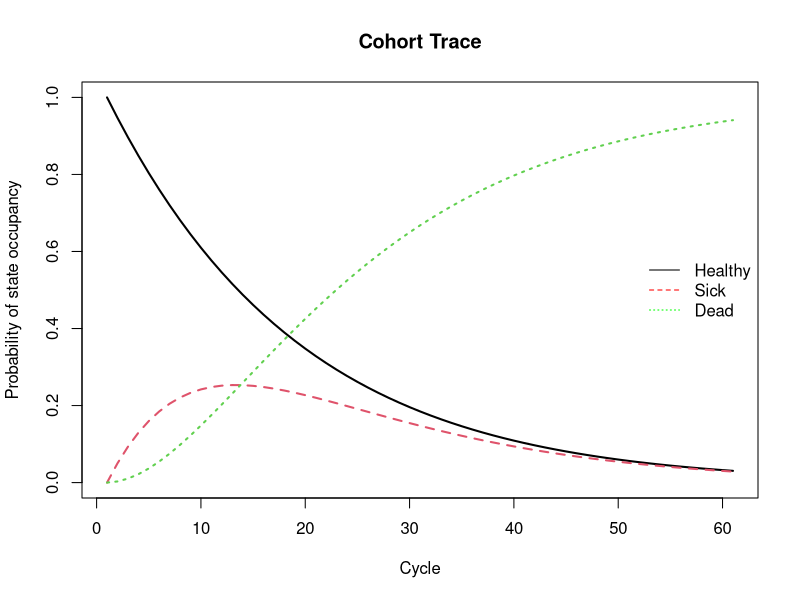
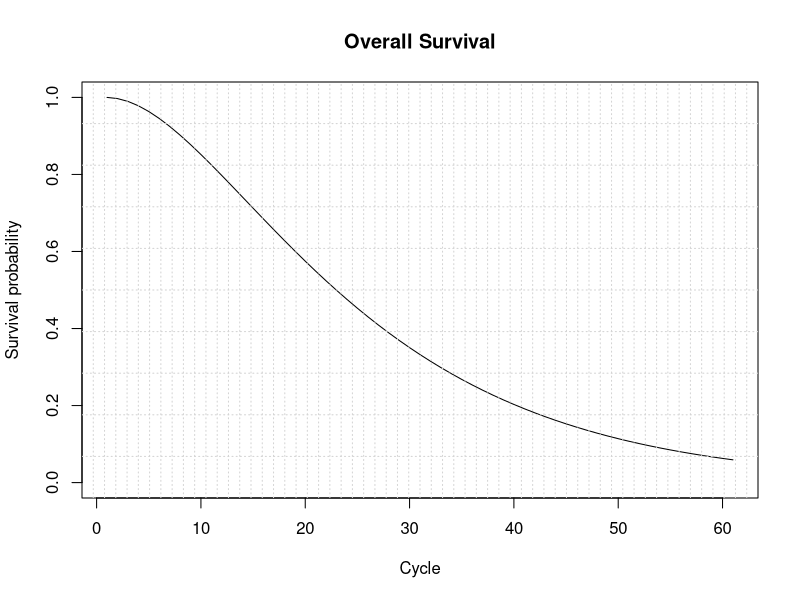
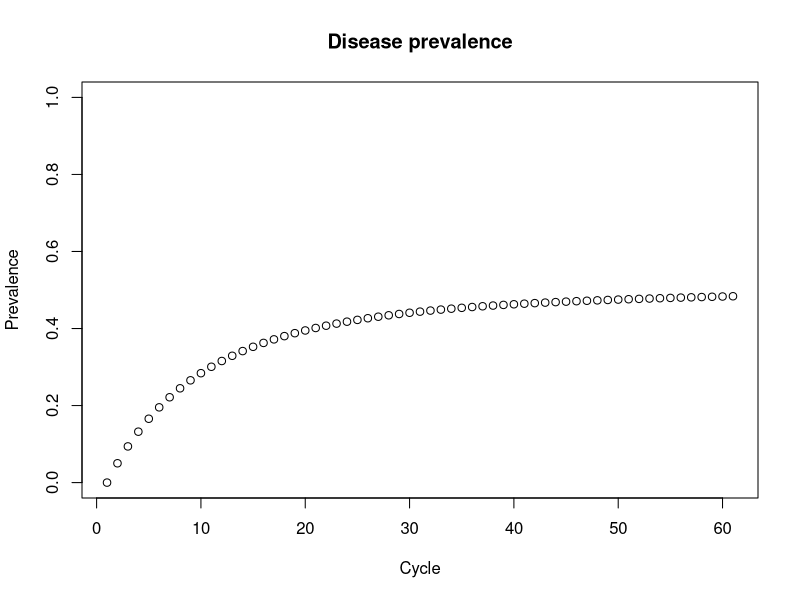

Recreate these plots in R, in order.
## ---- chunk 1
rm(list = ls())      # clear memory (removes all the variables from the workspace)
## ---- chunk 2
# no packages required
## ---- chunk 3
# no functions required
## ---- chunk 4
# Strategy names
v_names_str <- c("Base Case")  

# Number of strategies
n_str <- length(v_names_str)

# Markov model parameters
v_n  <- c("Healthy", "Sick", "Dead")    # state names
n_states  <- length(v_n)                # number of states
n_t  <- 60                              # number of cycles

# Tunnels
n_tunnel_size <- n_t
# Sick state
v_Sick_tunnels <- paste("Sick_", seq(1, n_tunnel_size), "Yr", sep = "")
# Create variables for time-dependent model
v_n_tunnels  <- c("Healthy", v_Sick_tunnels, "Dead")   # state names
n_states_tunnels  <- length(v_n_tunnels)              # number of states

p_HD <- seq(0.003, 0.01, length.out = n_t)  # probability to die when sick (age-dependent) - this is a sequence - officially v_HD
p_HS <- 0.05                                # probability to become sick when healthy
p_SD <- 0.1                                 # probability to die when sick

# Weibull parameters
l <- 0.08
g <- 1.1
p_SD <- l*g*(1:n_tunnel_size)^{g-1}       # probability to die when sick (time-dependent)

# Costs and utilities  
c_H  <- 400                             # cost of remaining one cycle healthy
c_S  <- 1000                            # cost of remaining one cycle sick
c_D  <- 0                               # cost of remaining one cycle dead
u_H  <- 0.8                             # utility when healthy 
u_S  <- 0.5                             # utility when sick
u_D  <- 0                               # utility when dead
d_e <- d_c <- 0.03                      # equal discount of costs and QALYs by 3%

# calculate discount weights for costs for each cycle based on discount rate d_c
v_dwc <- 1 / (1 + d_e) ^ (0:n_t) 
# calculate discount weights for effectiveness for each cycle based on discount rate d_e
v_dwe <- 1 / (1 + d_c) ^ (0:n_t) 
## ---- chunk 5
m_M <- matrix(NA, 
              nrow = n_t + 1,  # create Markov trace (n_t + 1 because R doesn't understand 
                               # Cycle 0)
              ncol = n_states_tunnels,                  
              dimnames = list(0:n_t, v_n_tunnels)) 

# The cohort starts as healthy
# initialize first cycle of Markov trace accounting for the tunnels
m_M[1, ] <- c(1, rep(0, n_tunnel_size), 0)     
## ---- chunk 6
# create the transition probability array
a_P <- array(0,                                          # Create 3-D array
             dim = c(n_states_tunnels, n_states_tunnels, n_t),               
             dimnames = list(v_n_tunnels, v_n_tunnels, 0:(n_t-1)))  
## ---- chunk 7
# from Healthy
a_P["Healthy", "Healthy", ]  <- 1 - p_HD - p_HS
a_P["Healthy", "Sick_1Yr", ] <- p_HS
a_P["Healthy", "Dead", ]     <- p_HD

# from Sick
for(i in 1:(n_tunnel_size - 1)){ 
  a_P[v_Sick_tunnels[i], v_Sick_tunnels[i + 1], ] <- 1 - p_SD[i]
  a_P[v_Sick_tunnels[i], "Dead", ] <- p_SD[i]
}

a_P[v_Sick_tunnels[n_tunnel_size], v_Sick_tunnels[n_tunnel_size], ] <- 1 - p_SD[n_tunnel_size]
a_P[v_Sick_tunnels[n_tunnel_size], "Dead", ] <- p_SD[n_tunnel_size]

# from Dead
a_P["Dead", "Dead", ] <- 1
## ---- chunk 8
# Check if transition matrix is valid (i.e., each row should add up to 1)
valid <- apply(a_P, 3, function(x) sum(rowSums(x))==n_states_tunnels)
if (!isTRUE(all.equal(as.numeric(sum(valid)), as.numeric(n_t)))) {
  stop("This is not a valid transition Matrix")
}
## ---- chunk 9
for (t in 1:n_t) {                         # loop through the number of cycles
  m_M[t + 1, ] <- m_M[t, ] %*% a_P[, , t]  # estimate the Markov trace for cycle t + 1 
                                           # using the t-th matrix from the 
                                           # probability array 
}
head(m_M, n = 30)
## ---- chunk 10
m_M_tunnels <- cbind(Healthy = m_M[, "Healthy"], 
                Sick = rowSums(m_M[, 2:(n_tunnel_size + 1)]), 
                Dead = m_M[, "Dead"])
head(m_M_tunnels) # show the first rows of the aggregated Markov trace
## ---- chunk 11
# create a plot of the data
matplot(m_M_tunnels, type = 'l', 
        ylab = "Probability of state occupancy",
        xlab = "Cycle",
        main = "Cohort Trace", lwd = 2)              
# add a legend to the graph
legend("right", v_n, col = c("black", "red", "green"), lty = 1:3, bty = "n")  
## ---- chunk 12
v_os <- 1 - m_M_tunnels[, "Dead"]    # calculate the overall survival (OS) probability
v_os <- rowSums(m_M_tunnels[, 1:2])  # alternative way of calculating the OS probability   

# create a simple plot showing the OS
plot(v_os, type = 'l', 
     ylim = c(0, 1),
     ylab = "Survival probability",
     xlab = "Cycle",
     main = "Overall Survival")             
# add grid 
grid(nx = n_t, ny = 10, col = "lightgray", lty = "dotted", lwd = par("lwd"), equilogs = TRUE) 
## ---- chunk 13
v_le <- sum(v_os)           # summing probablity of OS over time  (i.e. life expectancy)
## ---- chunk 14
v_prev <- m_M_tunnels[, "Sick"]/v_os
plot(v_prev,
     ylim = c(0, 1),
     ylab = "Prevalence",
     xlab = "Cycle",
     main = "Disease prevalence")
## ---- chunk 15
# per cycle
# calculate expected costs by multiplying m_M with the cost vector for the different 
# health states   
v_tc <- m_M_tunnels %*% c(c_H, c_S, c_D)  
# calculate expected QALYs by multiplying m_M with the utilities for the different 
# health states   
v_tu <- m_M_tunnels %*% c(u_H, u_S, u_D)  
## ---- chunk 16
# Discount costs  by multiplying the cost vector with discount weights (v_dw) 
v_tc_d <-  t(v_tc) %*% v_dwc
# Discount QALYS  by multiplying the QALYs vector with discount weights (v_dw)
v_te_d <-  t(v_tu) %*% v_dwe
## ---- chunk 17
results <- data.frame( "Total Discounted Cost" = v_tc_d, 
                       "Life Expectancy" = v_le, 
                       "Total Discounted QALYs" = v_te_d, 
                       check.names = F)
results
